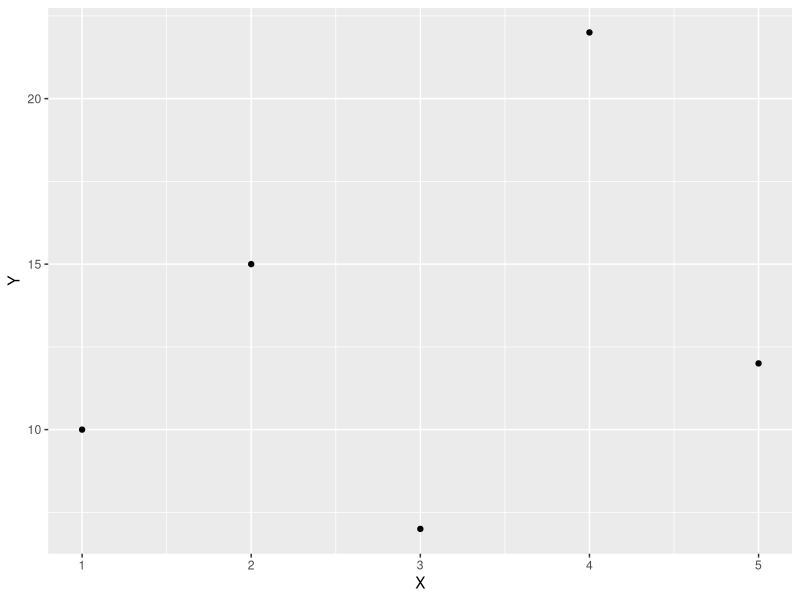

Generate this figure with R: (Note: this script raises an error after producing the figure.)
## ---- chunk 1
    x <- c(5:10)
    first_element <- x[1]
    #when we try it in python output is going to be 5 because indexing starts from 1.
    first_element 

## ---- chunk 2
grades <- c(100, 55, 30, 78, 69)
avarage <- mean(grades)
## ---- chunk 3
# Install ggplot2 package
install.packages("ggplot2")
library(ggplot2)

# create data
veri <- data.frame(X = c(1, 2, 3, 4, 5), Y = c(10, 15, 7, 22, 12))

# draw scatter plot using ggplot2
ggplot(veri, aes(x = X, y = Y)) + geom_point()

## ---- chunk 4
install.packages("dslabs")  #If the "dslabs" package is not installed before, this line will download and install the package.

library(dslabs)  #Installs the "dslabs" package and makes it ready for use.

data("na_example") #Loads the "na_example" dataset from the "dslabs" package.

cat("Original na_example dataset:\n")
print(na_example)   #Prints the original "na_example" data set to the screen.

cat("\nNumber of NAs in the original dataset: ", sum(is.na(na_example)), "\n")   #Prints the number of missing values (NA) in the original data set.

a_example_no_na <- na_example  #Copies the original dataset.
na_example_no_na[is.na(na_example_no_na)] <- 0   #Replaces missing values (NA) with zeros.

cat("\nModified na_example dataset (NAs replaced with 0):\n")
print(na_example_no_na) #Prints the data set with missing values replaced by zeros.

cat("\nNumber of NAs in the modified dataset: ", sum(is.na(na_example_no_na)), "\n")    #Prints the number of missing values in the modified data set.
